Frame 1 (no input): blank canvas, image omitted
Frame 60 (no input): blank canvas, image omitted
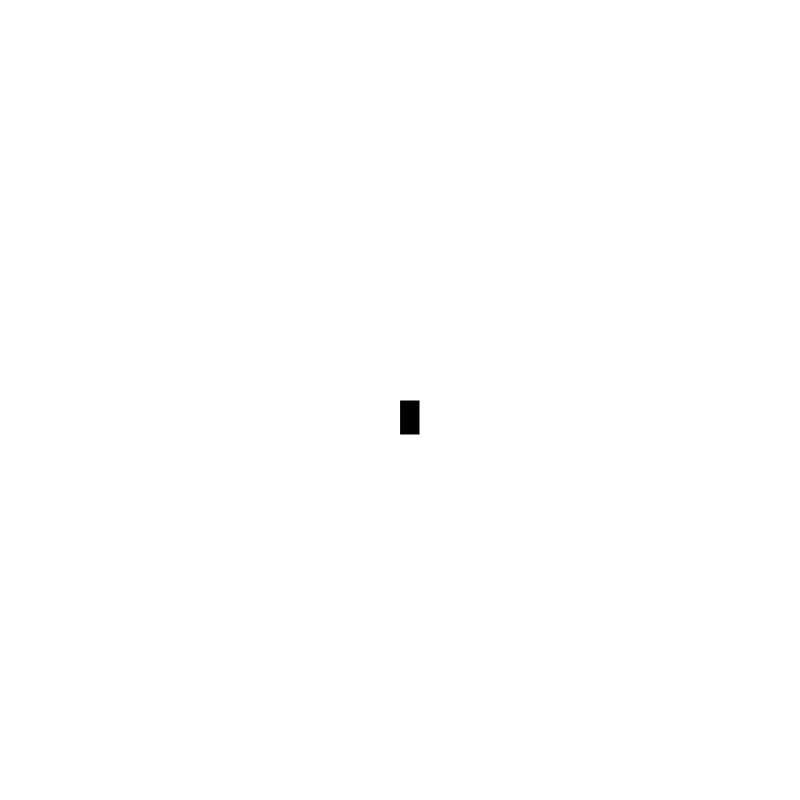
Frame 120 (the mouse pressed at the canvas centre since frame 60)

The p5.js sketch whose frames 1 and 60 were blank and that drew this single picture after the mouse press (run headless with seeded random() and noise() and a simulated clock; from frame 60 on, the mouse is pressed at the canvas centre):

// p5.js sketch
// ── sketch.js
function setup() {
    createCanvas(800, 800);
    background("white")
  }
  
  function draw() {
    stroke("white");
    fill("black");
    
    
    if (mouseIsPressed) {
      rect(mouseX, mouseY, 20, 35);
    }
  }
